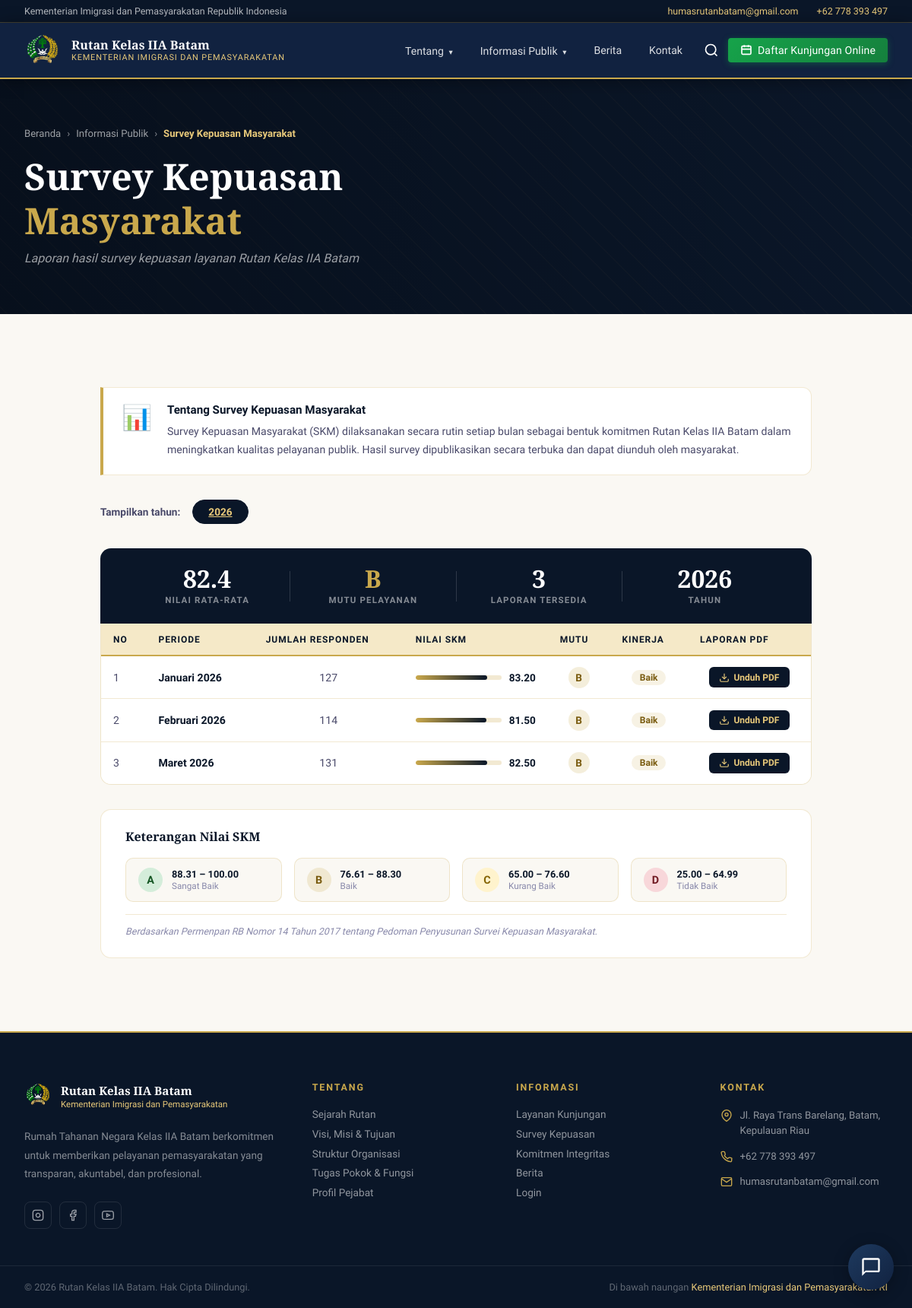
The app's page /pages/survey.php with its own data.
### tables this page shows
CREATE TABLE `survey_skm` (
  `id`          INT AUTO_INCREMENT PRIMARY KEY,
  `bulan`       TINYINT NOT NULL,               
  `tahun`       YEAR    NOT NULL,
  `responden`   INT     NOT NULL DEFAULT 0,
  `nilai_skm`   DECIMAL(5,2) NOT NULL,
  `mutu`        ENUM('A','B','C','D') NOT NULL,
  `kinerja`     VARCHAR(50),
  `file_pdf`    VARCHAR(255),                   
  `created_at`  TIMESTAMP DEFAULT CURRENT_TIMESTAMP,
  `updated_at`  TIMESTAMP DEFAULT CURRENT_TIMESTAMP ON UPDATE CURRENT_TIMESTAMP,
  UNIQUE KEY `uq_bulan_tahun` (`bulan`, `tahun`)
);

### pages/survey.php (the view, shortened to what this page needs)
<?php
$db    = getDB();
$tahun = (int)($_GET['tahun'] ?? date('Y'));
$stmt = $db->prepare("SELECT * FROM survey_skm WHERE tahun = ? ORDER BY bulan ASC");
$stmt->execute([$tahun]);
$laporan = $stmt->fetchAll();
$tahunList = $db->query("SELECT DISTINCT tahun FROM survey_skm ORDER BY tahun DESC")->fetchAll(PDO::FETCH_COLUMN);
$namaBulan = ['','Januari','Februari','Maret','April','Mei','Juni',
              'Juli','Agustus','September','Oktober','November','Desember'];
$rataRata  = !empty($laporan) ? round(array_sum(array_column($laporan, 'nilai_skm')) / count($laporan), 1) : 0;
$mutuRata  = $rataRata >= 88.31 ? 'A' : ($rataRata >= 76.61 ? 'B' : ($rataRata >= 65 ? 'C' : 'D'));
$jumlahLap = count($laporan);
include __DIR__ . '/../header.php';
?>
<div class="page-header">
  <div class="page-header-overlay"></div>
  <div class="page-header-inner">
    <div class="breadcrumb">
      <a href="<?= BASE_URL ?>/index.php">Beranda</a>
      <span>›</span>
      <a href="#">Informasi Publik</a>
      <span>›</span>
      <span class="breadcrumb-active">Survey Kepuasan Masyarakat</span>
    </div>
    <h1 class="page-title">Survey Kepuasan<br/><span>Masyarakat</span></h1>
    <p class="page-subtitle">Laporan hasil survey kepuasan layanan Rutan Kelas IIA Batam</p>
  </div>
</div>
<main class="page-main">
  <div class="survey-container">
    <div class="survey-intro">
      <div class="survey-intro-icon">📊</div>
      <div>
        <div class="survey-intro-title">Tentang Survey Kepuasan Masyarakat</div>
        <p>Survey Kepuasan Masyarakat (SKM) dilaksanakan secara rutin setiap bulan sebagai bentuk komitmen Rutan Kelas IIA Batam dalam meningkatkan kualitas pelayanan publik. Hasil survey dipublikasikan secara terbuka dan dapat diunduh oleh masyarakat.</p>
      </div>
    </div>
    <div class="survey-filter">
      <span class="filter-label">Tampilkan tahun:</span>
      <div class="filter-tabs" id="filterTabs">
        <?php foreach ($tahunList as $t): ?>
        <a href="survey.php?tahun=<?= $t ?>" class="filter-btn <?= $t == $tahun ? 'active' : '' ?>"><?= $t ?></a>
        <?php endforeach; ?>
      </div>
    </div>
    <div class="survey-year-panel active" id="year-<?= $tahun ?>">
      <?php if (!empty($laporan)): ?>
      <div class="survey-summary">
        <div class="summary-item">
          <div class="summary-val"><?= $rataRata ?></div>
          <div class="summary-label">Nilai Rata-rata</div>
        </div>
        <div class="summary-item">
          <div class="summary-val summary-val-baik"><?= $mutuRata ?></div>
          <div class="summary-label">Mutu Pelayanan</div>
        </div>
        <div class="summary-item">
          <div class="summary-val"><?= $jumlahLap ?></div>
          <div class="summary-label">Laporan Tersedia</div>
        </div>
        <div class="summary-item">
          <div class="summary-val"><?= $tahun ?></div>
          <div class="summary-label">Tahun</div>
        </div>
      </div>
      <?php endif; ?>
      <?php if (empty($laporan)): ?>
      <div style="text-align:center; padding:4rem; color:#8888aa;">
        <div style="font-size:3rem">📭</div>
        <p>Belum ada laporan SKM untuk tahun <?= $tahun ?>.</p>
      </div>
      <?php else: ?>
      <div class="survey-table-wrap">
        <table class="survey-table">
          <thead>
            <tr>
              <th>No</th>
              <th>Periode</th>
              <th>Jumlah Responden</th>
              <th>Nilai SKM</th>
              <th>Mutu</th>
              <th>Kinerja</th>
              <th>Laporan PDF</th>
            </tr>
          </thead>
          <tbody>
            <?php foreach ($laporan as $i => $row): ?>
            <tr>
              <td><?= $i + 1 ?></td>
              <td><div class="td-periode"><?= $namaBulan[$row['bulan']] ?> <?= $row['tahun'] ?></div></td>
              <td class="td-center"><?= number_format($row['responden']) ?></td>
              <td>
                <div class="td-nilai">
                  <div class="nilai-bar">
                    <div class="nilai-fill" style="width:<?= round($row['nilai_skm']) ?>%"></div>
                  </div>
                  <span><?= number_format($row['nilai_skm'], 2) ?></span>
                </div>
              </td>
              <td class="td-center">
                <span class="mutu-badge mutu-<?= strtolower($row['mutu']) ?>"><?= $row['mutu'] ?></span>
              </td>
              <td class="td-center">
                <span class="kinerja-badge kinerja-baik"><?= htmlspecialchars($row['kinerja']) ?></span>
              </td>
              <td class="td-center">
                <?php if ($row['file_pdf']): ?>
                <a href="../pdfs/<?= htmlspecialchars($row['file_pdf']) ?>" target="_blank" class="btn-unduh" download>
                  <svg viewBox="0 0 24 24" fill="none" stroke="currentColor" stroke-width="2" width="14" height="14"><path d="M21 15v4a2 2 0 0 1-2 2H5a2 2 0 0 1-2-2v-4"/><polyline points="7 10 12 15 17 10"/><line x1="12" y1="15" x2="12" y2="3"/></svg>
                  Unduh PDF
                </a>
                <?php else: ?>
                <span class="btn-belum">Belum ada</span>
                <?php endif; ?>
              </td>
            </tr>
            <?php endforeach; ?>
          </tbody>
        </table>
      </div>
      <?php endif; ?>
    </div>
    <div class="survey-keterangan">
      <div class="ket-title">Keterangan Nilai SKM</div>
      <div class="ket-grid">
        <div class="ket-item"><div class="ket-badge mutu-a">A</div><div><div class="ket-range">88.31 – 100.00</div><div class="ket-kinerja">Sangat Baik</div></div></div>
        <div class="ket-item"><div class="ket-badge mutu-b">B</div><div><div class="ket-range">76.61 – 88.30</div><div class="ket-kinerja">Baik</div></div></div>
        <div class="ket-item"><div class="ket-badge mutu-c">C</div><div><div class="ket-range">65.00 – 76.60</div><div class="ket-kinerja">Kurang Baik</div></div></div>
        <div class="ket-item"><div class="ket-badge mutu-d">D</div><div><div class="ket-range">25.00 – 64.99</div><div class="ket-kinerja">Tidak Baik</div></div></div>
      </div>
      <p class="ket-sumber">Berdasarkan Permenpan RB Nomor 14 Tahun 2017 tentang Pedoman Penyusunan Survei Kepuasan Masyarakat.</p>
    </div>
  </div>
</main>
<?php include __DIR__ . '/../backend/includes/footer.php'; ?>

### css/style.css (style rules this page uses)
:root { --navy: #0a1628; --navy-mid: #112240; --navy-light: #1a3a5c; --gold: #c9a84c; --gold-light: #e8c97a; --gold-pale: #f5e9c8; --cream: #faf8f3; --white: #ffffff; --text-dark: #1a1a2e; --text-mid: #4a4a6a; --text-light: #8888aa; --border: rgba(201, 168, 76, 0.25); }
* { margin: 0; padding: 0; box-sizing: border-box; }
html { scroll-behavior: smooth; }
body { font-family: 'Source Sans 3', sans-serif; background: var(--cream); color: var(--text-dark); overflow-x: hidden; }

### css/sejarah.css (style rules this page uses)
.page-header { background: var(--navy); padding: 4rem 2rem; position: relative; overflow: hidden; background-image: repeating-linear-gradient( 45deg, rgba(201,168,76,0.03) 0, rgba(201,168,76,0.03) 1px, transparent 0, transparent 50% ); background-size: 30px 30px; }
.page-header-overlay { position: absolute; inset: 0; background: linear-gradient(to right, rgba(0,0,0,0.3), transparent); }
.page-header-inner { max-width: 1200px; margin: 0 auto; position: relative; z-index: 1; }
.breadcrumb { display: flex; align-items: center; gap: 8px; font-size: 0.82rem; color: rgba(255,255,255,0.5); margin-bottom: 1.25rem; }
.breadcrumb a { color: rgba(255,255,255,0.6); text-decoration: none; transition: color 0.2s; }
.breadcrumb-active { color: var(--gold-light); font-weight: 600; }
.page-title { font-family: 'Playfair Display', serif; font-size: clamp(2rem, 4vw, 3rem); font-weight: 900; color: var(--white); line-height: 1.2; margin-bottom: 0.75rem; }
.page-title span { color: var(--gold); }
.page-subtitle { font-size: 1rem; color: rgba(255,255,255,0.6); font-weight: 300; font-style: italic; }
.page-main { background: var(--cream); padding: 3rem 2rem; }

### records on screen
survey_skm: bulan "Januari", tahun "2026", responden "127", nilai_skm "83.20", mutu "B", kinerja "Baik"
survey_skm: bulan "Februari", tahun "2026", responden "114", nilai_skm "81.50", mutu "B", kinerja "Baik"
survey_skm: bulan "Maret", tahun "2026", responden "131", nilai_skm "82.50", mutu "B", kinerja "Baik"

### other values on screen
$t "2026"
$rataRata "82.4"
$mutuRata "B"
$jumlahLap "3"
$tahun "2026"
